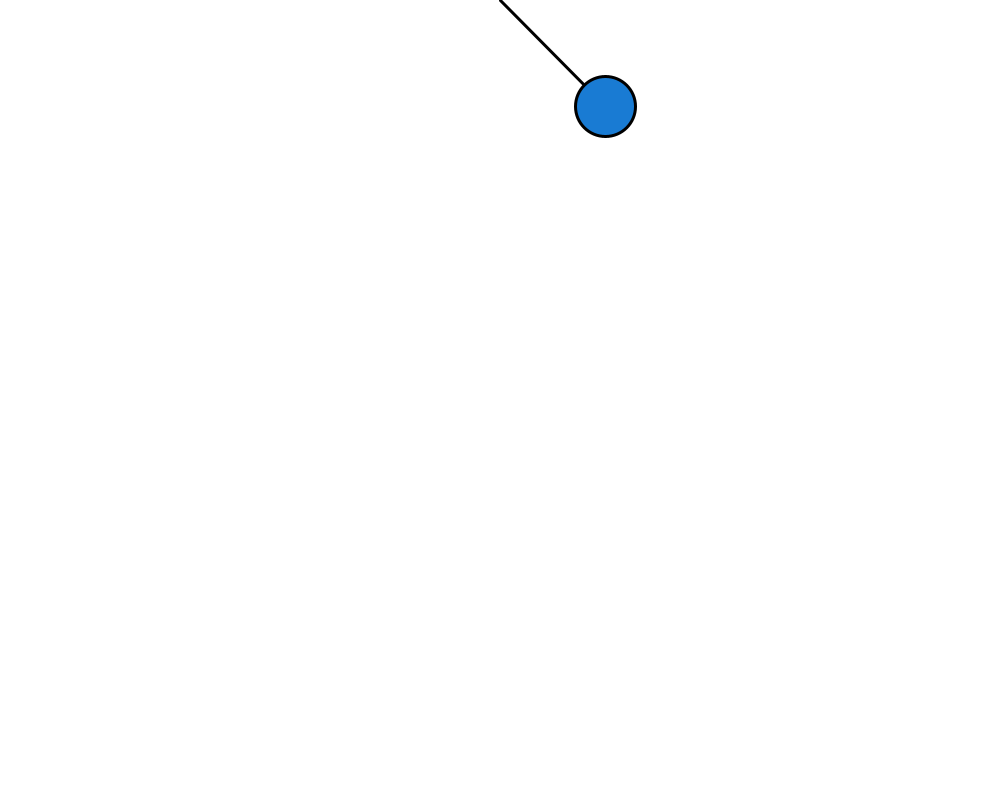
Frame 1 (no input)
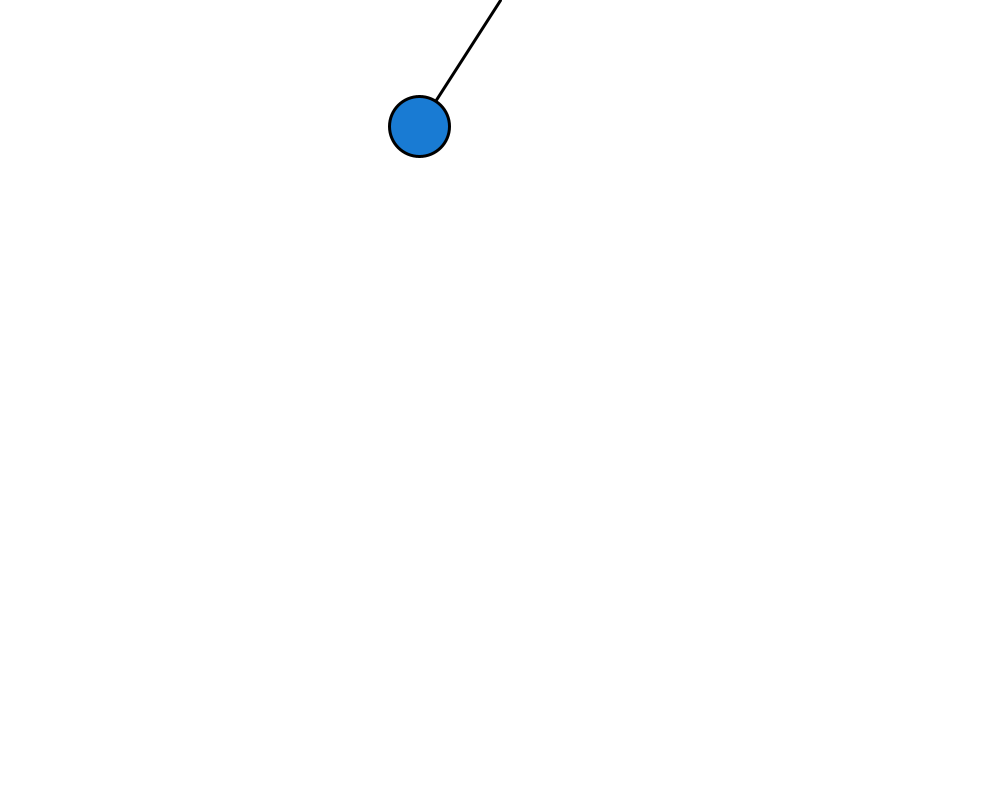
Frame 60 (the mouse pressed at the canvas centre just before this capture)
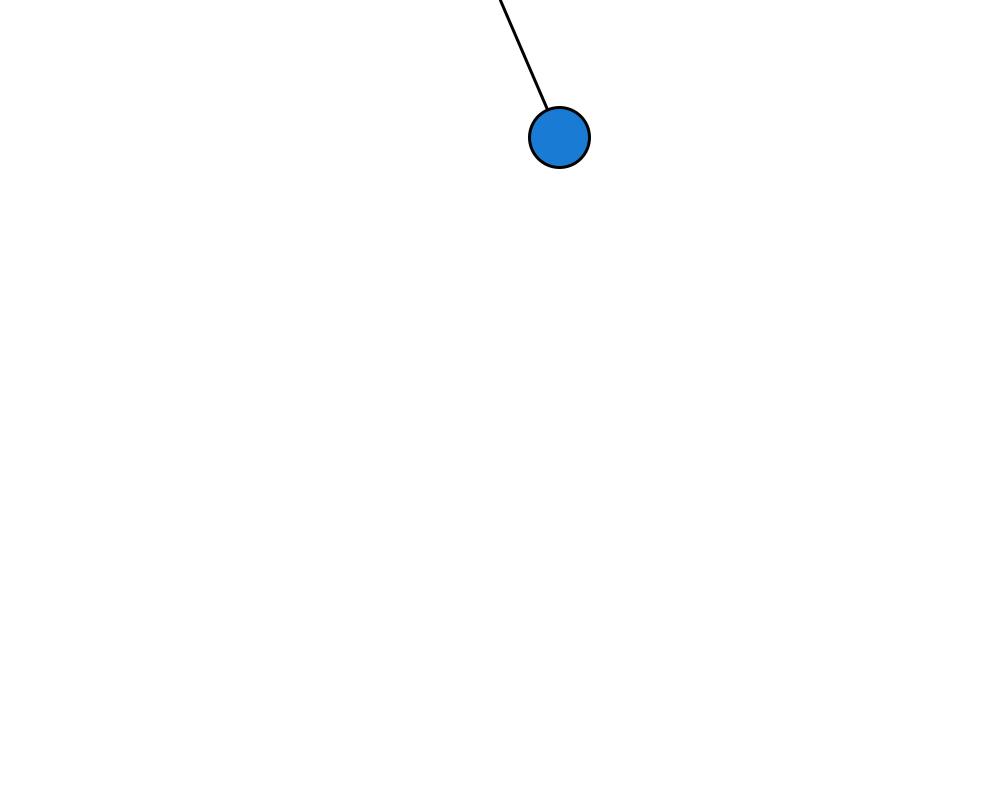
Frame 120 (the mouse held since frame 60 and released just before this capture)

The Processing sketch that drew these frames (run headless with seeded random() and noise(); from frame 60 on, the mouse is pressed at the canvas centre):

// Processing sketch: elastic
// ── elastic.pde
Bob bob;
void setup()
{
  size(1000,800);
  bob = new Bob(width/2,0,PI/4,150);
}

void draw()
{
  background(255);
  bob.Update();
  bob.Display();
}
// ── Bob.pde
class Bob
{
  float gravity;
  float damping;
  float lenght;
  float angle;
  float angularVelocity;
  float acceleration;
  PVector location;
  PVector origin;
  Bob(float x,float y,float _angle,float r)
  {
    origin = new PVector(x,y);
    angle = _angle;
    lenght = r;
    location = new PVector();
    damping = 0.99;
    gravity = 0.4;
  }
  
  void Update()
  {
    acceleration = sin(angle)*(-gravity/lenght);
    angularVelocity+=acceleration;
    angle += angularVelocity;
    angularVelocity*=damping;
  }
  
  void Display()
  {
    location.set(lenght*sin(angle),lenght*cos(angle));
    location.add(origin);
    strokeWeight(3);
    line(origin.x,origin.y,location.x,location.y);
    fill(25,123,211);
    ellipse(location.x,location.y,60,60);
  }
}
